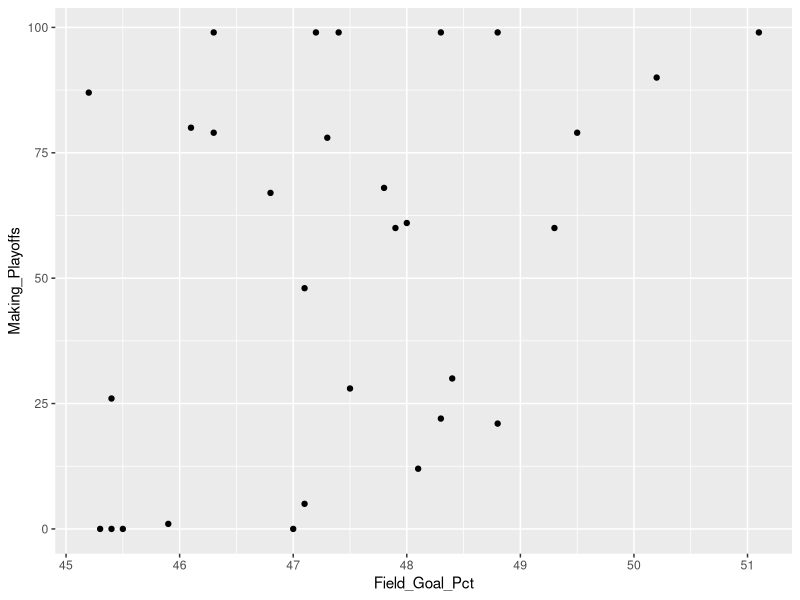
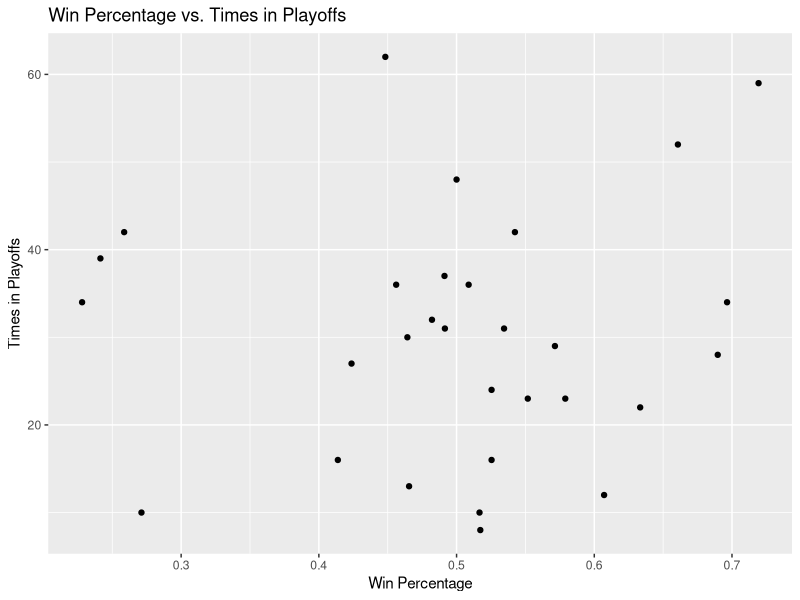
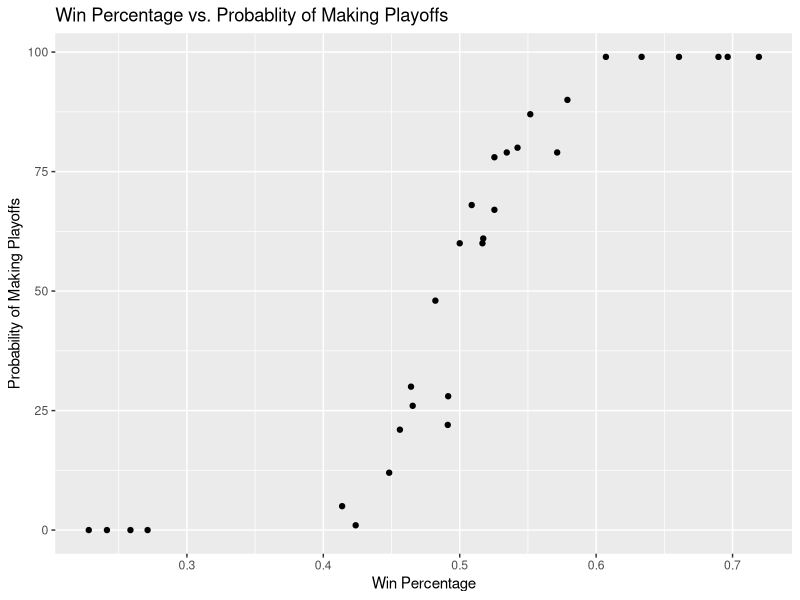
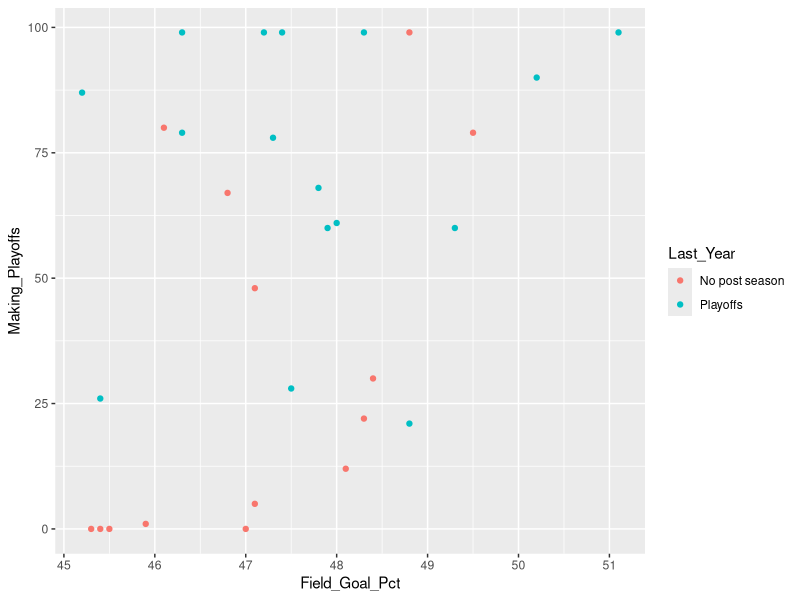
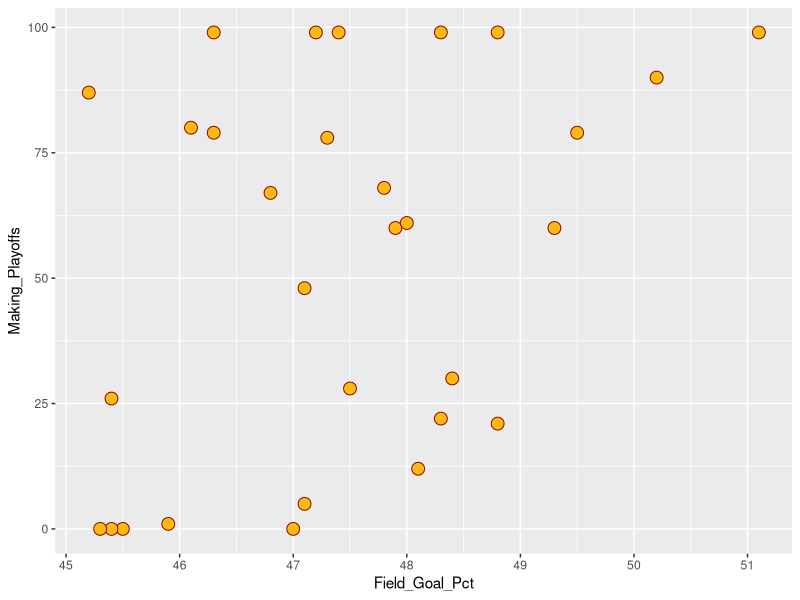
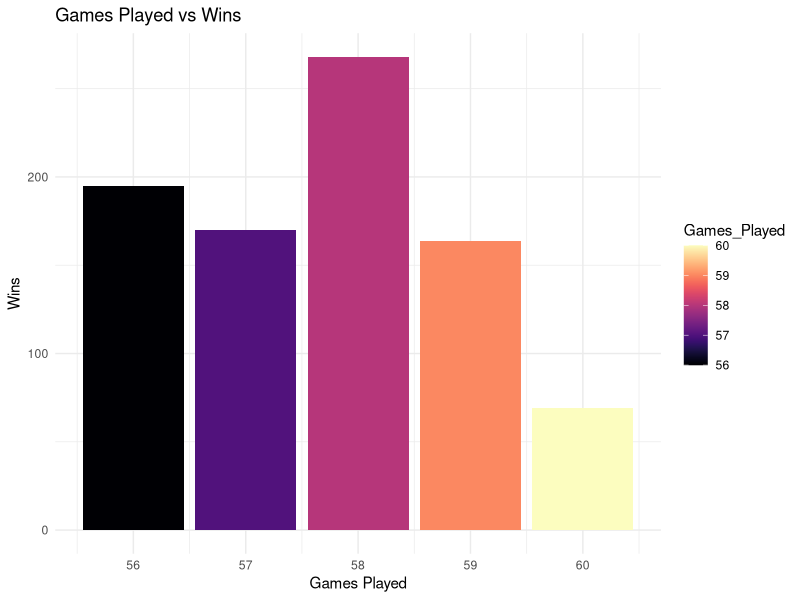
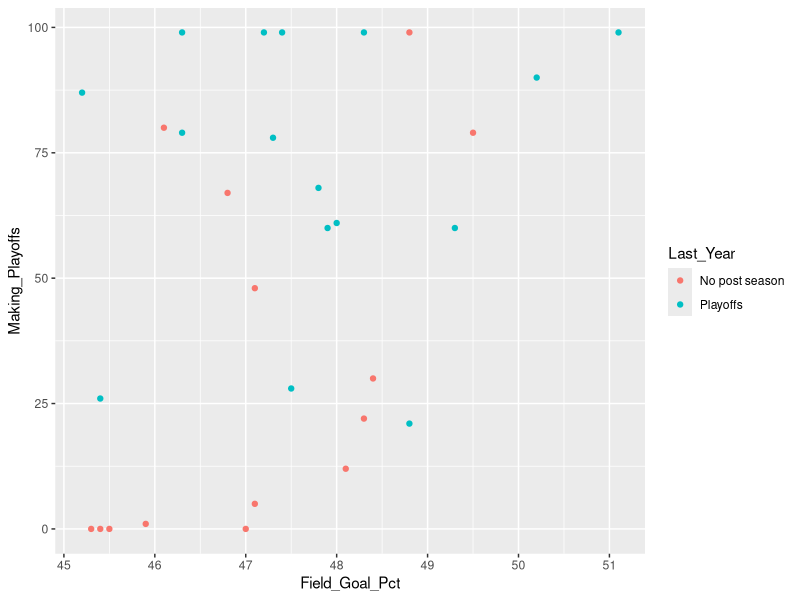
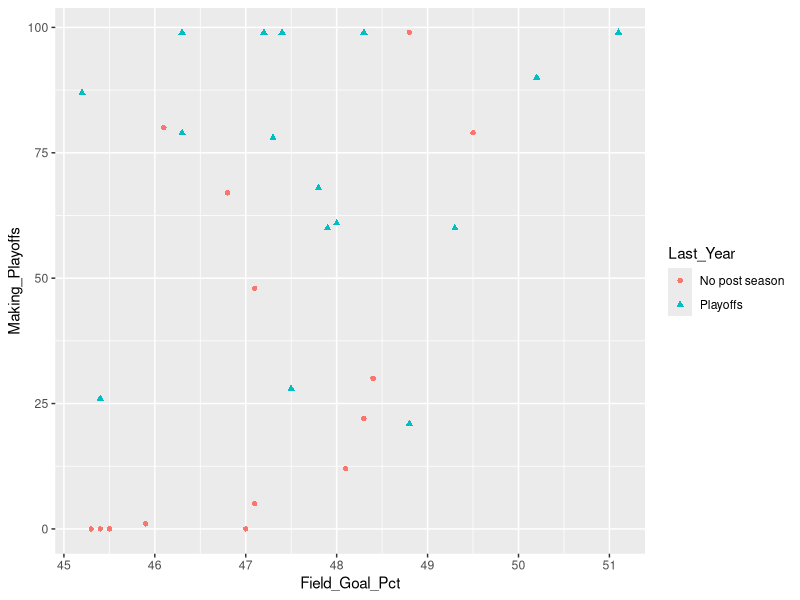

The R script that drew these images, in order:
setwd("~/Code/school/regression-analysis/labs/lab4")
install.packages("ggplot2")
install.packages("viridis")

library(ggplot2)
library(viridis)

NBA <- read.csv("data/NBA_Data.csv")
Five38 <- read.csv("data/Five38_Data.csv")

head(NBA)
head(Five38)

NBA$win_pct = NBA$Wins/NBA$Games_Played

summary(NBA$win_pct)

NBA$average_ppg = NBA$Points/NBA$Games_Played
summary(NBA$average_ppg)
cor(NBA$average_ppg, NBA$win_pct)

Five38$Team <- paste(Five38$Place, Five38$Name, sep=" ")
BBall <- merge(NBA, Five38, by = "Team")

BBall[,1:5]
west <- BBall[BBall$Conference == "West",]
mean(BBall$Rebounds[BBall$win_pct > 0.5])
mean(BBall$Rebounds[BBall$win_pct <= 0.5])

mean(BBall$Turnovers[BBall$Conference == "East" & BBall$average_ppg >= 113])
mean(BBall$Turnovers[BBall$Conference == "East" & BBall$average_ppg < 113])

new = BBall[,c("Team", "win_pct", "average_ppg")]
BBall$Team[which.max(BBall$win_pct)]

# exercises 2

BBall[3, 9]
mean(BBall$win_pct[BBall$Conference == "West"])
mean(BBall$Free_Throw_Pct[BBall$Personal_Fouls >= 1120])
BBall$Team[which.max(BBall$Times_in_Playoffs)]

# Step 4: Create Visualizations
ggplot(data=BBall) + 
  geom_point(
    mapping = aes(x = Field_Goal_Pct, y = Making_Playoffs)
)

# Exercises
playoffs_plot <- ggplot(data = BBall) + geom_point(mapping = aes(x = win_pct, y = Times_in_Playoffs)) + labs(title = "Win Percentage vs. Times in Playoffs", x = "Win Percentage", y = "Times in Playoffs")
playoffs_plot

playoffs_plot <- ggplot(data = BBall) + geom_point(mapping = aes(x = win_pct, y = Making_Playoffs)) + labs(title = "Win Percentage vs. Probablity of Making Playoffs", x = "Win Percentage", y = "Probability of Making Playoffs")

playoffs_plot

# Aesthetics
ggplot(data = BBall) +
  geom_point(
    mapping = aes(x = Field_Goal_Pct, y = Making_Playoffs, color = Last_Year)
  )

ggplot(data = BBall) + 
  geom_point(
    mapping = aes(x = Field_Goal_Pct, y = Making_Playoffs),
    shape = 21,
    size = 4,
    color = "darkred",
    fill = "darkgoldenrod1"
  )

ggplot(data = BBall, aes(x = Games_Played, y = Wins, fill = Games_Played)) +
  geom_col() + 
  scale_fill_viridis(option= "magma")+
  theme_minimal() +
  labs(
    title = "Games Played vs Wins",
    x = "Games Played",
    y = "Wins"
  )
  
# Exercises
# 1
ggplot(data = BBall) + geom_point(
  mapping = aes(x = Field_Goal_Pct, y = Making_Playoffs, color = Last_Year)
)

# 3
ggplot(data = BBall) + 
  geom_point(
    mapping = aes(x = Field_Goal_Pct, y = Making_Playoffs, color = Last_Year, shape = Last_Year)
    
  )

# 4
ggplot(data = BBall) + 
  geom_point(
    mapping = aes(x = Field_Goal_Pct, y = Making_Playoffs, color = Last_Year, size = Last_Year)
  )

# 5
ggplot(data = BBall) +
  geom_point(
    mapping = aes(x = Field_Goal_Pct, y = Making_Playoffs),
    color = "blue",
    size = 2,
    shape = 15
  )

# Geometries

ggplot(data = BBall) +
  geom_point(
    mapping = aes(x = Field_Goal_Pct, y = Three_pt_pct)
  )


ggplot(data = BBall) + 
  geom_point(
    mapping = aes(x = Field_Goal_Pct, y = Three_pt_pct)
  )

ggplot(data = BBall) + 
  geom_smooth(
    mapping = aes(x = Field_Goal_Pct, y = Three_pt_pct, linetype = Last_Year),
  )
